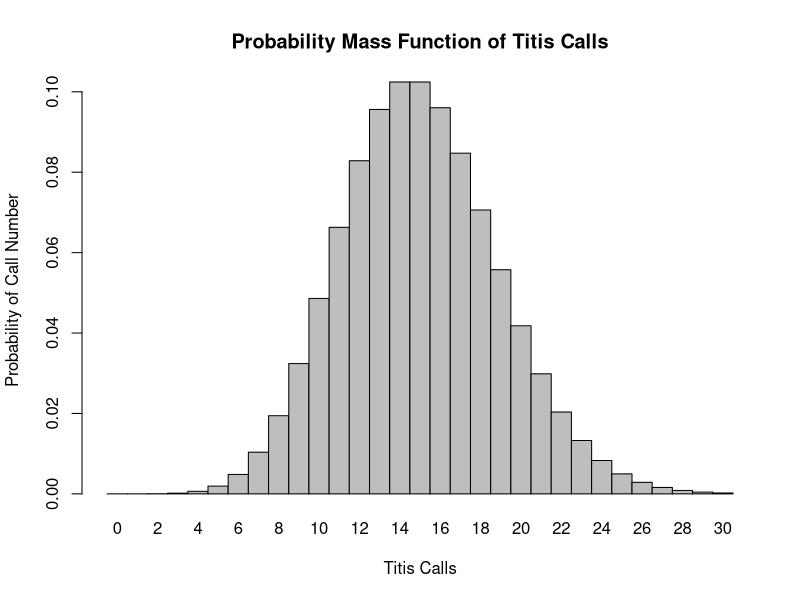
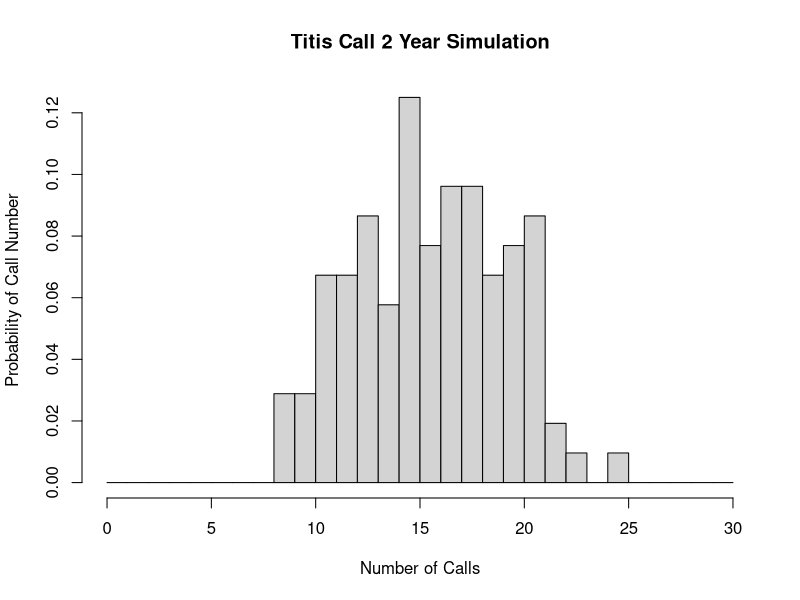

Here is the R script that generated these plots, in order:
## ---- chunk 1
knitr::opts_chunk$set(echo = TRUE)
## ---- chunk 2
l <- 15
Pr8 <- ppois(8, l, lower.tail = FALSE)
Pr8
## ---- chunk 3
Pr0 <- ((l^0)*exp(-l))/(factorial(0))
Pr0
## ---- chunk 4
Pr3 <- ((l^3)*exp(-l))/(factorial(3))
Pr3
## ---- chunk 5
x <- 0:30
CallPr <- dpois(x=x, lambda=l)
barplot(CallPr, names.arg=x, space=0, xlab="Titis Calls", ylab="Probability of Call Number", main="Probability Mass Function of Titis Calls")
## ---- chunk 6
nSat <- 104
SimResult <- rpois(nSat, l)
SimResult
## ---- chunk 7
hist(SimResult, breaks=seq(from=0, to=30, by=1), probability=TRUE, main="Titis Call 2 Year Simulation", xlab="Number of Calls", ylab = "Probability of Call Number", xlim=c(0,30))
